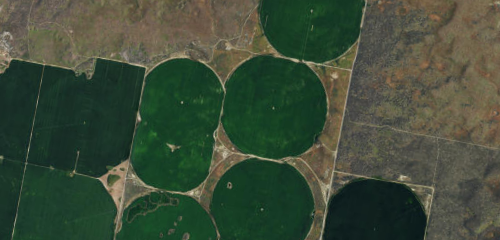
#> input picture Satellite Imagery Research/Sample Images/test3.png, 500 x 240 px, found by its file name
$ python NDVI_Calc.py
#> lines starting #> are read from the running program, lines starting #| are printed output that depends on the picture; after the words box and inside, x2 and y2 are one past the last pixel; in counts of white or black regions, pixels touching at a corner belong together
import matplotlib.pyplot as plt
import numpy as np
from PIL import Image
import cv2

# open image and convert to numpy array
img = Image.open('C:\\Users\\deepb\\OneDrive\\Desktop\\Satellite Imagery Research\\Sample Images\\test3.png')
#> img is the input picture: PIL image 500x240 RGB; mean R, G, B 61.6, 75.9, 56.7
arr = np.array(img)


# extract red, green, and blue channels
r = arr[:,:,0]
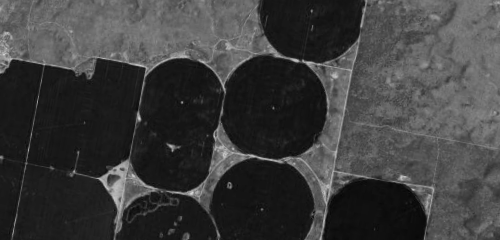
#> r: shape (240, 500); min 5, max 216, mean 61.6
g = arr[:,:,1]
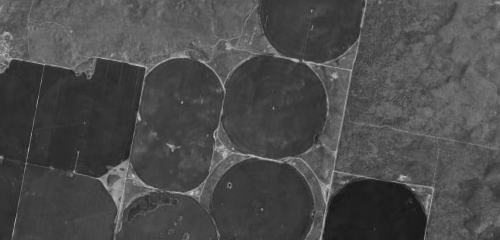
#> g: shape (240, 500); min 20, max 206, mean 75.9
b = arr[:,:,2]
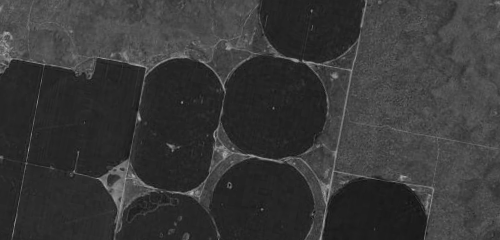
#> b: shape (240, 500); min 15, max 182, mean 56.7


# calculate NDVI
ndvi = ((b) - (r))/((b) + (r))
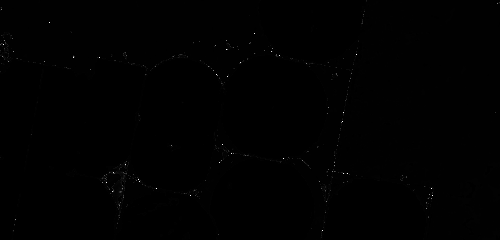
#> ndvi: shape (240, 500) float64; 0.03% of the values are NaN or infinite; the others: min 0, max 235, mean 1.07; drawn with min black, max white, NaN and infinite black

# Alternate formula
#ndvi = (g.astype(float)-r.astype(float))/(g.astype(float)+r.astype(float))


# create mask of pixels with NDVI values above 0.3
mask = np.where(ndvi>0.3, 255, 0)
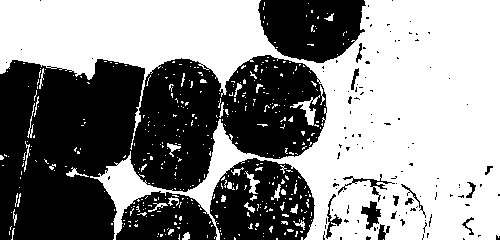
#> mask: shape (240, 500) int64; 54.7% white; 120 black regions (102 under 20 px), largest, box (x1, y1, x2, y2) and area: (0, 55, 327, 240) 37878, (210, 158, 315, 240) 6100, (258, 0, 366, 63) 5256

# plot masked image
plt.imshow(mask, cmap='Wistia')
plt.colorbar()
plt.show()
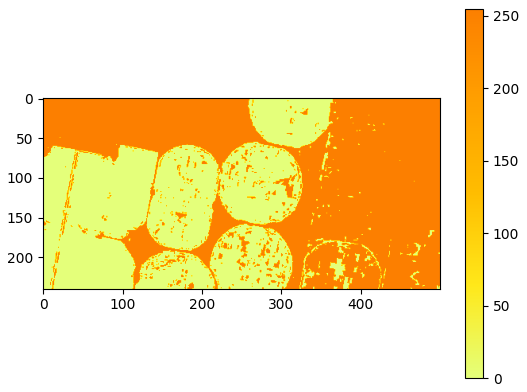
#> figure drawn by matplotlib, 2 panels

# plot histogram of NDVI values
plt.hist(ndvi.ravel(), bins=256, range=(-1,1))
plt.show()
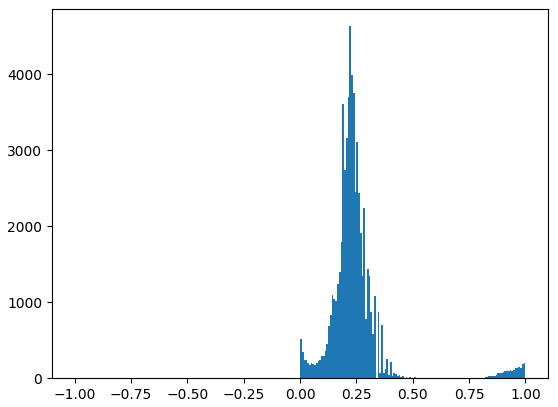
#> figure drawn by matplotlib, 1 panel; tallest bar 4630 high, from x = 0.219 to 0.227

$ run again, with Satellite Imagery Research/Sample Images/test2.png copied over Satellite Imagery Research/Sample Images/test3.png
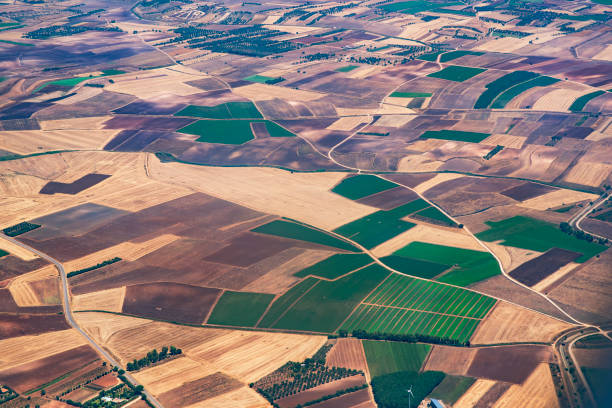
#> input picture Satellite Imagery Research/Sample Images/test2.png, 612 x 408 px, found by its file name
#> img is the input picture: PIL image 612x408 RGB; mean R, G, B 133.9, 123.8, 120.4
#> `mask = np.where(ndvi>0.3, 255, 0)`:
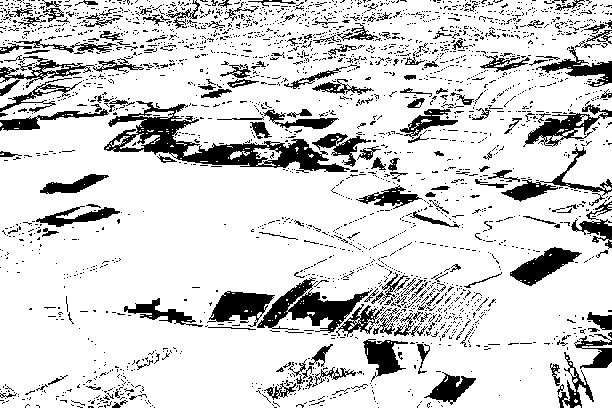
#> mask: shape (408, 612) int64; 83.2% white; 2520 black regions (2340 under 20 px), largest, box (x1, y1, x2, y2) and area: (104, 101, 350, 173) 4703, (257, 277, 373, 333) 2301, (207, 291, 275, 327) 1310
#> `plt.show()`:
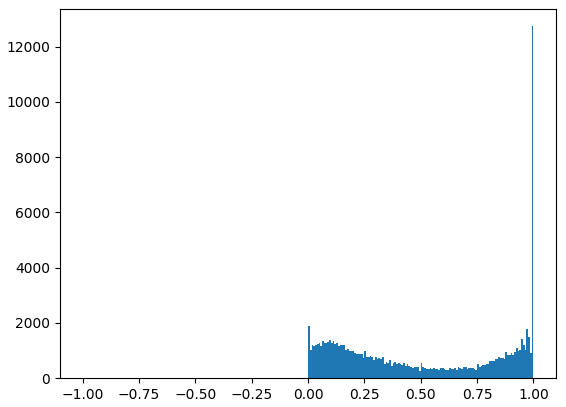
#> figure drawn by matplotlib, 1 panel; tallest bar 12736 high, from x = 0.992 to 1

$ run again, with Satellite Imagery Research/Sample Images/africa2.png copied over Satellite Imagery Research/Sample Images/test3.png
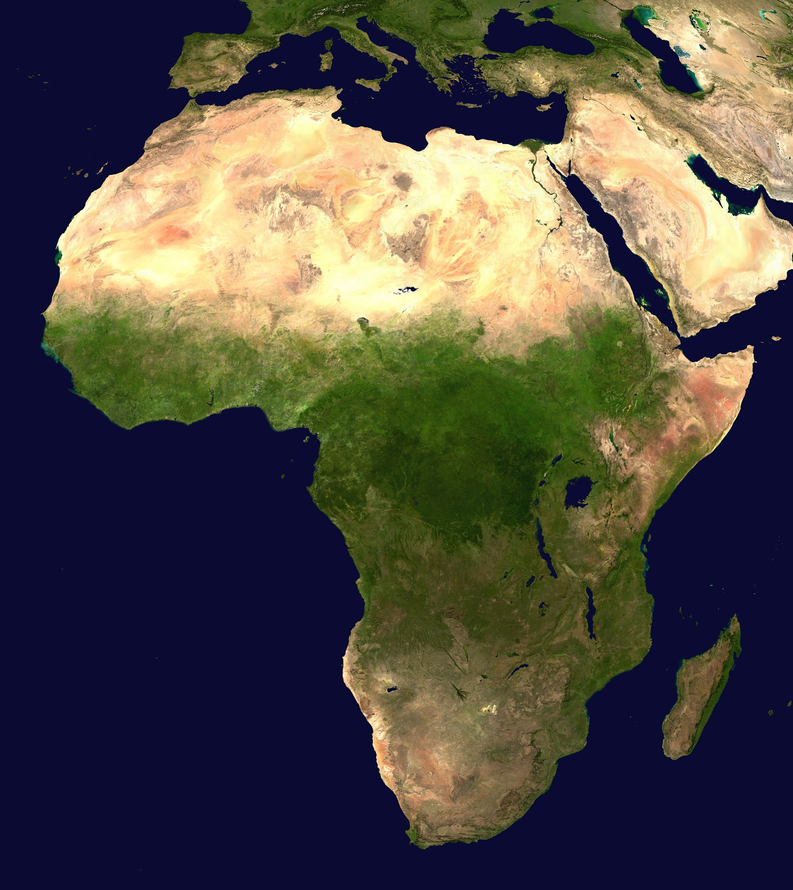
#> input picture Satellite Imagery Research/Sample Images/africa2.png, 793 x 890 px, shrunk from 1624 x 1824 before the run, found by its file name
#> img is the input picture: PIL image 793x890 RGB; mean R, G, B 81.8, 76.6, 69.1
#> `mask = np.where(ndvi>0.3, 255, 0)`:
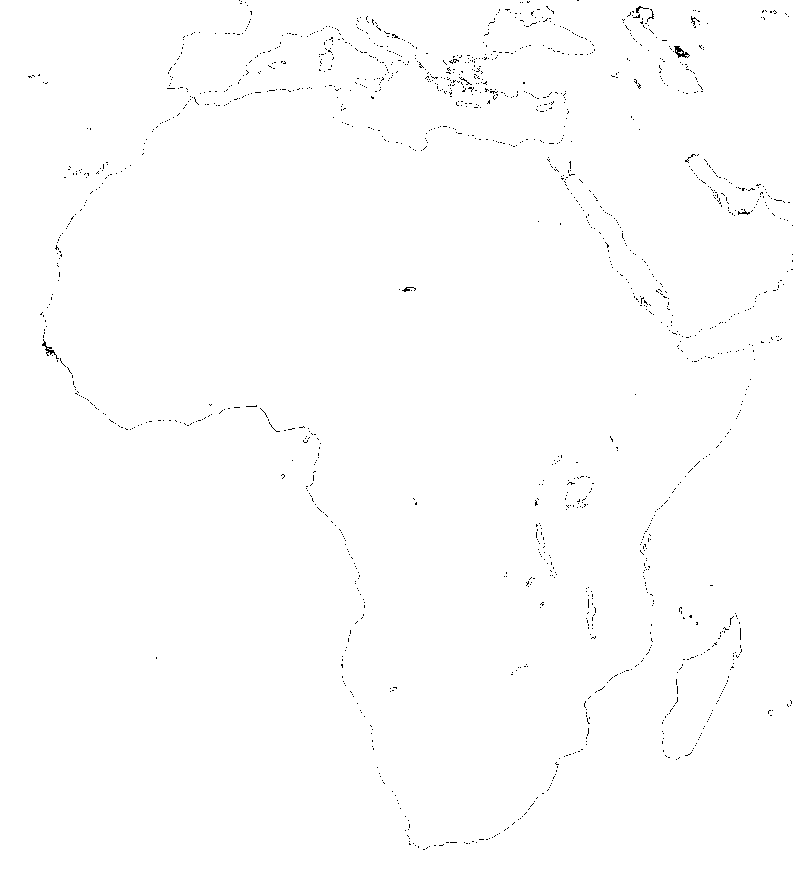
#> mask: shape (890, 793) int64; 99.5% white; black in thin lines or dots
#> `plt.show()`:
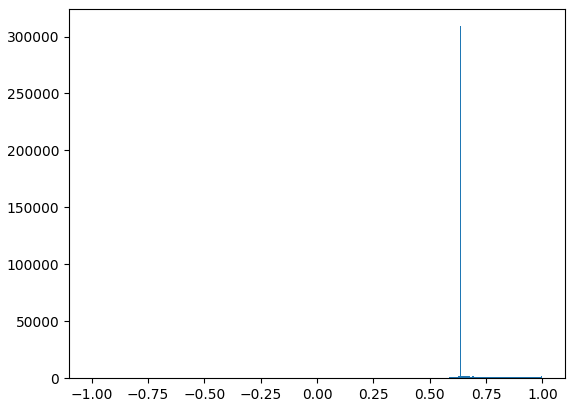
#> figure drawn by matplotlib, 1 panel; tallest bar 309046 high, from x = 0.633 to 0.641
